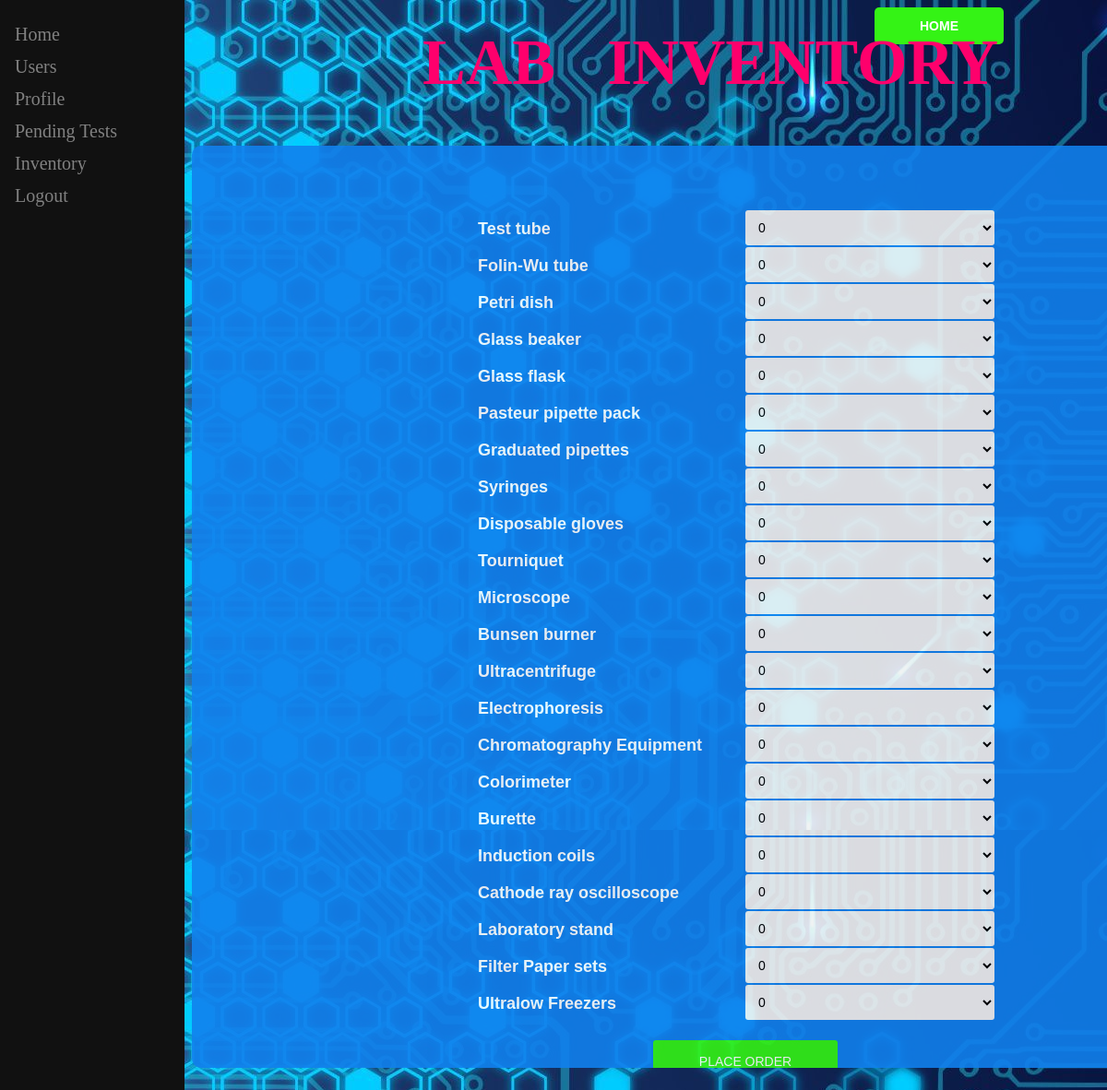
/ordinvent.php, run on the app's committed database.
### tables this page shows
CREATE TABLE `lequip` (
  `eq_name` varchar(50) NOT NULL,
  `available` int(4) NOT NULL DEFAULT '50',
  `maximum` int(4) NOT NULL DEFAULT '50',
  `ord` int(4) NOT NULL DEFAULT '0',
  `dates` varchar(20) DEFAULT NULL,
  `price` int(10) NOT NULL,
  `status` varchar(3) NOT NULL
);

### ordinvent.php (the view, shortened to what this page needs)
<html>
<head>
    <link rel="stylesheet" type="text/css" href="css/ordinvent.css">
</head>
<body>
<form method="post" action="labhome.php">
<input type="submit" name="b2" class="btn" value="HOME">
</form>
<form method="post" action="">
<h3 class="head">LAB</h3><h3 class="head1">INVENTORY</h3>
<div class="container">
<?php
  $db = 'medi';
  $user = 'arjun';
  $pass = '123';
  $conn = mysqli_connect('localhost',$user,$pass,$db);
  $sql="SELECT * FROM lequip WHERE dates='NULL'";
  $res=mysqli_query($conn,$sql);
  $n=mysqli_num_rows($res);
  if($n!=0)
  {
    $i=1;
    while($row=mysqli_fetch_assoc($res))
    {
        $eq = $row['eq_name'];
        echo"<h3 class='l$i'> $eq </h3>";
        echo "<select class='tb$i' name='sel[]'>";
        echo"<option selected='selected' value=0>0</option>";
         echo "</select>";
        $i=$i+1;
    }
    echo "<input type='submit' name='b1' class='btn2' value='PLACE ORDER'>";
  }
  else
  {
    echo "<h3 class='h1'>NO EQUIPMENTS TO SHOW</h3>";
  }
?>
</div>
<div class="sidenav">
  <a href="labhome.php">Home</a>
  <a href="userlist.php">Users</a>
  <a href="labprof.php">Profile</a>
  <a href="ptests.php">Pending Tests</a>
  <a href="labinvent.php">Inventory</a>
  <a href="logout.php">Logout</a>
</div>
</form>
</body>
</html>

### data on the page
lequip: eq_name "Test tube"
lequip: eq_name "Folin-Wu tube"
lequip: eq_name "Petri dish"
lequip: eq_name "Glass beaker"
lequip: eq_name "Glass flask"
lequip: eq_name "Pasteur pipette pack"
lequip: eq_name "Graduated pipettes"
lequip: eq_name "Syringes"
lequip: eq_name "Disposable gloves"
lequip: eq_name "Tourniquet"
lequip: eq_name "Microscope"
lequip: eq_name "Bunsen burner"
lequip: eq_name "Ultracentrifuge"
lequip: eq_name "Electrophoresis"
lequip: eq_name "Chromatography Equipment"
lequip: eq_name "Colorimeter"
lequip: eq_name "Burette"
lequip: eq_name "Induction coils"
lequip: eq_name "Cathode ray oscilloscope"
lequip: eq_name "Laboratory stand"
lequip: eq_name "Filter Paper sets"
lequip: eq_name "Ultralow Freezers"
